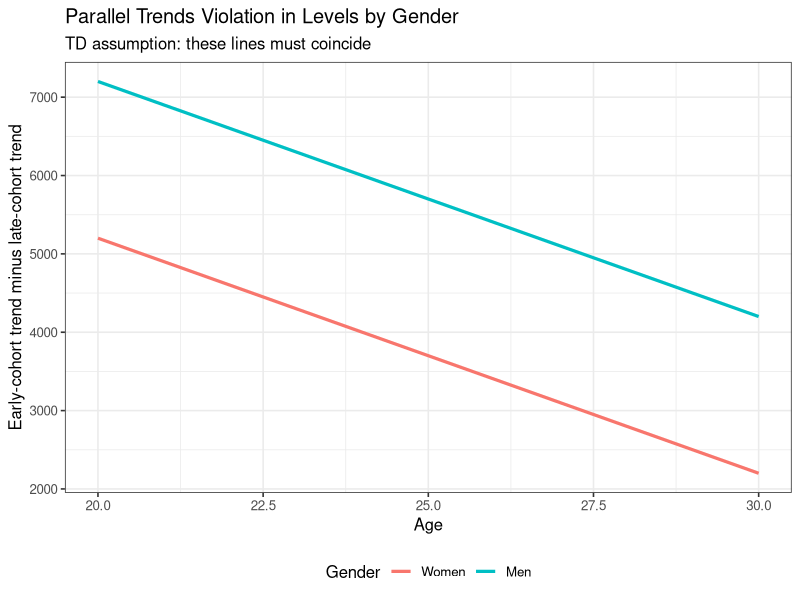
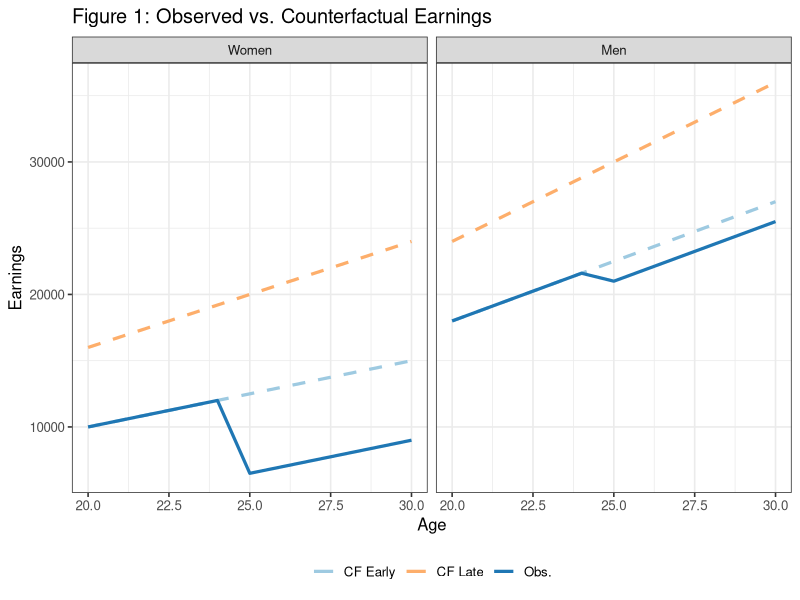
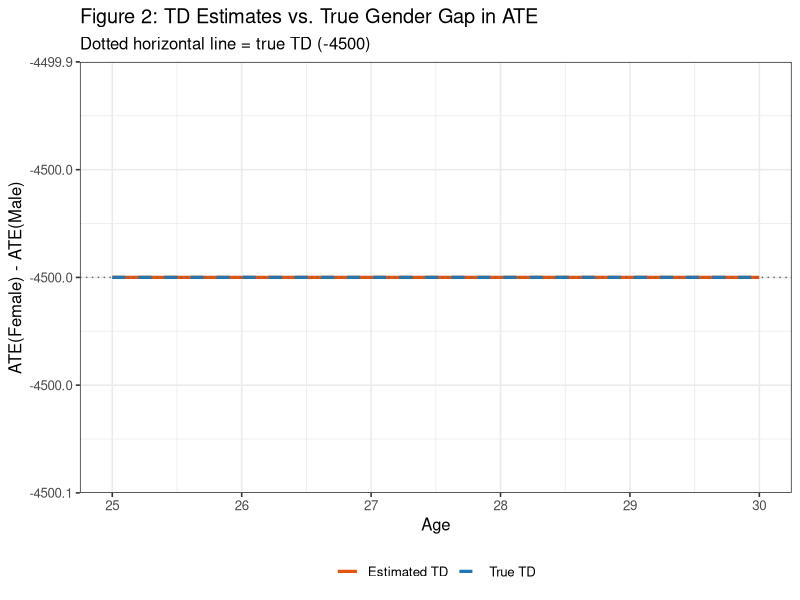
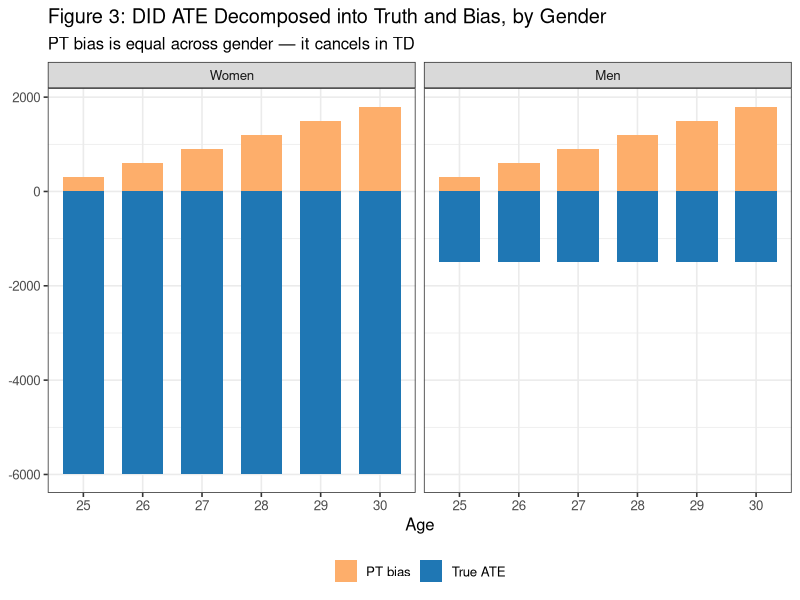
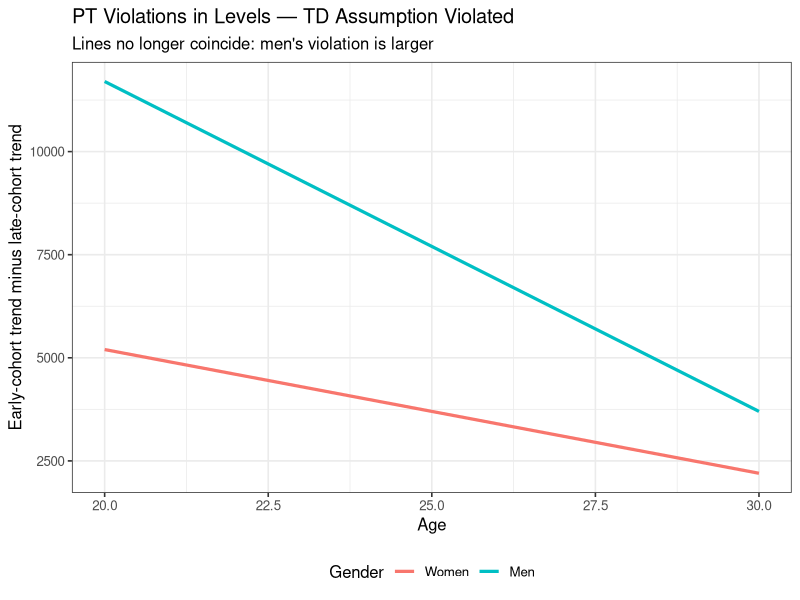
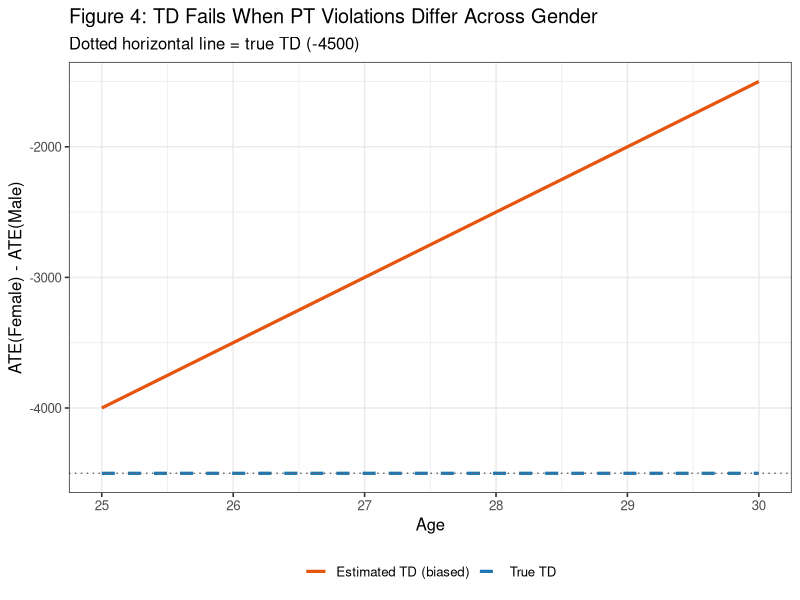

Recreate these plots in R, in order.
## ---- chunk 1
knitr::opts_chunk$set(
  collapse = TRUE,
  comment  = "#>",
  fig.width = 8,
  fig.height = 8,
  message = FALSE,
  warning = FALSE
)
library(ggplot2); library(dplyr); library(tidyr)
options(dplyr.summarise.inform = FALSE, scipen = 999, digits = 5)
theme_set(theme_bw(base_size = 12))
## ---- chunk 2
# Parameters
baseline        <- 500
slope_extra     <- 300   # additive slope bonus for late cohort (same for both genders)
slope_m_bonus   <- 400   # men earn more (shifts level, not slope structure)
ages            <- 20:30
d_early         <- 25
d_late          <- 30

# Counterfactual earning slopes (earnings = slope * age)
s_f_early <- baseline
s_f_late  <- baseline + slope_extra
s_m_early <- baseline + slope_m_bonus
s_m_late  <- baseline + slope_m_bonus + slope_extra   # same additive increment

# Treatment effects (ATE)
ate_f  <- -6000
ate_m  <- -1500

true_td <- ate_f - ate_m   # gender gap in levels: the estimand of interest

# Build each group
make_group <- function(sex, D, slope, ate_level) {
  tibble(
    age    = ages,
    female = sex,
    D      = D,
    y_0    = slope * age,
    y_1    = y_0 + ifelse(age >= D, ate_level, 0),
    y      = y_1
  )
}

data <- bind_rows(
  make_group(1, d_early, s_f_early, ate_f),
  make_group(1, d_late,  s_f_late,  ate_f),
  make_group(0, d_early, s_m_early, ate_m),
  make_group(0, d_late,  s_m_late,  ate_m)
)
## ---- chunk 3
# Trend: change in counterfactual from age (D-1) to each age, within cohort
trend <- function(g, d, a) {
  pre  <- data |> filter(D == d, female == g, age == d - 1) |> pull(y_0)
  post <- data |> filter(D == d, female == g, age == a)     |> pull(y_0)
  post - pre
}

# PT violation: early-cohort trend minus late-cohort trend, by gender
pt_violation <- function(g, a) trend(g, d_early, a) - trend(g, d_late, a)

expand_grid(female = c(0, 1), age = ages) |>
  mutate(
    pt_viol = mapply(pt_violation, female, age),
    gender  = factor(if_else(female == 1, "Women", "Men"), levels = c("Women", "Men"))
  ) |>
  ggplot(aes(x = age, y = pt_viol, color = gender)) +
  geom_line(linewidth = 1.1) +
  labs(
    title = "Parallel Trends Violation in Levels by Gender",
    subtitle = "TD assumption: these lines must coincide",
    x = "Age",
    y = "Early-cohort trend minus late-cohort trend",
    color = "Gender"
  ) +
  theme(legend.position = "bottom")
## ---- chunk 4
plot_df <- bind_rows(
  data |>
    filter(D == d_early) |>
    pivot_longer(cols = c(y_0, y), names_to = "series", values_to = "value"),
  data |>
    filter(D == d_late) |>
    transmute(age, female, D, series = "y_0", value = y_0)
) |>
  mutate(
    gender = factor(if_else(female == 1, "Women", "Men"), levels = c("Women", "Men")),
    cohort = factor(if_else(D == d_early, "Early (D=25)", "Late (D=30)"),
                    levels = c("Early (D=25)", "Late (D=30)")),
    series_label = case_when(
      cohort == "Early (D=25)" & series == "y"   ~ "Early — Observed",
      cohort == "Early (D=25)" & series == "y_0" ~ "Early — Counterfactual",
      cohort == "Late (D=30)"  & series == "y_0" ~ "Late — Counterfactual"
    ),
    linetype = if_else(series_label == "Early — Observed", "solid", "dashed"),
    color = case_when(
      series_label == "Early — Observed"       ~ "Obs.",
      series_label == "Early — Counterfactual" ~ "CF Early",
      TRUE                                     ~ "CF Late"
    )
  )

ggplot(plot_df, aes(x = age, y = value, group = series_label)) +
  geom_line(aes(linetype = linetype, color = color), linewidth = 1.1) +
  facet_wrap(~gender, nrow = 1) +
  scale_linetype_identity() +
  scale_color_manual(
    values = c("Obs." = "#1f77b4", "CF Early" = "#9ecae1", "CF Late" = "#fdae6b")
  ) +
  labs(
    title = "Figure 1: Observed vs. Counterfactual Earnings",
    x = "Age", y = "Earnings", color = NULL
  ) +
  theme(legend.position = "bottom")
## ---- chunk 5
# DID-imputed counterfactual for early cohort, by gender
did_cf <- bind_rows(lapply(c(1, 0), function(g) {
  early_pre <- data |> filter(female == g, D == d_early, age == d_early - 1) |> pull(y)
  late_cf   <- data |> filter(female == g, D == d_late)  |> select(age, y_0)
  late_pre  <- late_cf |> filter(age == d_early - 1) |> pull(y_0)

  tibble(
    age    = late_cf$age,
    female = g,
    APO_did = early_pre + (late_cf$y_0 - late_pre)
  )
}))

results <- data |>
  filter(D == d_early) |>
  select(age, female, y_0, y) |>
  left_join(did_cf, by = c("age", "female")) |>
  mutate(
    ATE_true = y   - y_0,
    ATE_did  = y   - APO_did,
    PT_bias  = APO_did - y_0,
    gender   = factor(if_else(female == 1, "Women", "Men"), levels = c("Women", "Men"))
  )
## ---- chunk 6
td_estimates <- results |>
  filter(age >= d_early) |>
  group_by(age) |>
  summarise(
    TD_true = ATE_true[female == 1] - ATE_true[female == 0],
    TD_est  = ATE_did[female == 1]  - ATE_did[female == 0],
    .groups = "drop"
  )

td_estimates |>
  pivot_longer(c(TD_true, TD_est), names_to = "series", values_to = "value") |>
  mutate(series = if_else(series == "TD_true", "True TD", "Estimated TD")) |>
  ggplot(aes(x = age, y = value, color = series, linetype = series)) +
  geom_line(linewidth = 1.1) +
  geom_hline(yintercept = true_td, linetype = "dotted", color = "gray40") +
  scale_color_manual(values = c("True TD" = "#1f77b4", "Estimated TD" = "#e6550d")) +
  scale_linetype_manual(values = c("True TD" = "dashed", "Estimated TD" = "solid")) +
  labs(
    title = "Figure 2: TD Estimates vs. True Gender Gap in ATE",
    subtitle = paste0("Dotted horizontal line = true TD (", true_td, ")"),
    x = "Age", y = "ATE(Female) - ATE(Male)", color = NULL, linetype = NULL
  ) +
  theme(legend.position = "bottom")
## ---- chunk 7
results |>
  filter(age >= d_early) |>
  select(age, gender, ATE_true, ATE_did, PT_bias) |>
  pivot_longer(c(ATE_true, PT_bias), names_to = "component", values_to = "value") |>
  mutate(component = if_else(component == "ATE_true", "True ATE", "PT bias")) |>
  ggplot(aes(x = factor(age), y = value, fill = component)) +
  geom_col(width = 0.7) +
  facet_wrap(~gender, nrow = 1) +
  scale_fill_manual(values = c("True ATE" = "#1f77b4", "PT bias" = "#fdae6b")) +
  labs(
    title = "Figure 3: DID ATE Decomposed into Truth and Bias, by Gender",
    subtitle = "PT bias is equal across gender — it cancels in TD",
    x = "Age", y = NULL, fill = NULL
  ) +
  theme(legend.position = "bottom")
## ---- chunk 8
# New parameters: men get a bigger late-cohort slope bonus
slope_extra_f_fail <- 300   # unchanged for women
slope_extra_m_fail <- 800   # larger for men — breaks TD assumption

s_f_early_fail <- baseline
s_f_late_fail  <- baseline + slope_extra_f_fail
s_m_early_fail <- baseline + slope_m_bonus
s_m_late_fail  <- baseline + slope_m_bonus + slope_extra_m_fail   # asymmetric

data_fail <- bind_rows(
  make_group(1, d_early, s_f_early_fail, ate_f),
  make_group(1, d_late,  s_f_late_fail,  ate_f),
  make_group(0, d_early, s_m_early_fail, ate_m),
  make_group(0, d_late,  s_m_late_fail,  ate_m)
)
## ---- chunk 9
trend_fail <- function(g, d, a) {
  pre  <- data_fail |> filter(D == d, female == g, age == d - 1) |> pull(y_0)
  post <- data_fail |> filter(D == d, female == g, age == a)     |> pull(y_0)
  post - pre
}

pt_violation_fail <- function(g, a) trend_fail(g, d_early, a) - trend_fail(g, d_late, a)

expand_grid(female = c(0, 1), age = ages) |>
  mutate(
    pt_viol = mapply(pt_violation_fail, female, age),
    gender  = factor(if_else(female == 1, "Women", "Men"), levels = c("Women", "Men"))
  ) |>
  ggplot(aes(x = age, y = pt_viol, color = gender)) +
  geom_line(linewidth = 1.1) +
  labs(
    title = "PT Violations in Levels — TD Assumption Violated",
    subtitle = "Lines no longer coincide: men's violation is larger",
    x = "Age",
    y = "Early-cohort trend minus late-cohort trend",
    color = "Gender"
  ) +
  theme(legend.position = "bottom")
## ---- chunk 10
did_cf_fail <- bind_rows(lapply(c(1, 0), function(g) {
  early_pre <- data_fail |> filter(female == g, D == d_early, age == d_early - 1) |> pull(y)
  late_cf   <- data_fail |> filter(female == g, D == d_late)  |> select(age, y_0)
  late_pre  <- late_cf |> filter(age == d_early - 1) |> pull(y_0)

  tibble(
    age    = late_cf$age,
    female = g,
    APO_did = early_pre + (late_cf$y_0 - late_pre)
  )
}))

results_fail <- data_fail |>
  filter(D == d_early) |>
  select(age, female, y_0, y) |>
  left_join(did_cf_fail, by = c("age", "female")) |>
  mutate(
    ATE_true = y   - y_0,
    ATE_did  = y   - APO_did,
    PT_bias  = APO_did - y_0,
    gender   = factor(if_else(female == 1, "Women", "Men"), levels = c("Women", "Men"))
  )

td_fail <- results_fail |>
  filter(age >= d_early) |>
  group_by(age) |>
  summarise(
    TD_true = ATE_true[female == 1] - ATE_true[female == 0],
    TD_est  = ATE_did[female == 1]  - ATE_did[female == 0],
    TD_bias = TD_est - TD_true,
    .groups = "drop"
  )

td_fail |>
  pivot_longer(c(TD_true, TD_est), names_to = "series", values_to = "value") |>
  mutate(series = if_else(series == "TD_true", "True TD", "Estimated TD (biased)")) |>
  ggplot(aes(x = age, y = value, color = series, linetype = series)) +
  geom_line(linewidth = 1.1) +
  geom_hline(yintercept = true_td, linetype = "dotted", color = "gray40") +
  scale_color_manual(
    values = c("True TD" = "#1f77b4", "Estimated TD (biased)" = "#e6550d")
  ) +
  scale_linetype_manual(
    values = c("True TD" = "dashed", "Estimated TD (biased)" = "solid")
  ) +
  labs(
    title = "Figure 4: TD Fails When PT Violations Differ Across Gender",
    subtitle = paste0("Dotted horizontal line = true TD (", true_td, ")"),
    x = "Age", y = "ATE(Female) - ATE(Male)", color = NULL, linetype = NULL
  ) +
  theme(legend.position = "bottom")
## ---- chunk 11
td_fail |>
  filter(age >= d_early) |>
  select(age, TD_true, TD_est, TD_bias) |>
  knitr::kable(digits = 0, caption = "TD estimates, truth, and bias by age (broken DGP)")
